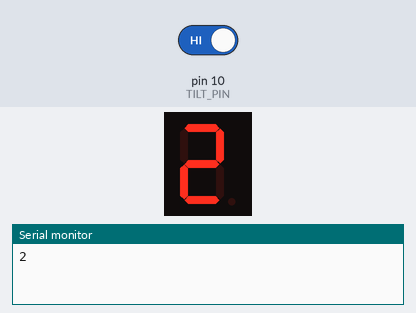
The sketch below on a simulated Arduino Uno, built with avr-gcc and run on an emulated ATmega328P. Parts: 1-digit seven-segment display, the last lines printed to the serial monitor. Wiring (inferred from the names in the program): 1-digit 7-segment display, segments lit when HIGH: segments pin 2, pin 3, pin 4, pin 5, pin 6, pin 7, pin 8. The inputs (shaded band) are chosen by the test bench; at power-on: pin 10 (TILT_PIN) HIGH. Random numbers use the default seed unless the sketch sets one; the segment pins are drawn as the display they are named for.

Above: at 2.3 s.
2.4 s: pin 10 (TILT_PIN) driven LOW
4.8 s: pin 10 (TILT_PIN) driven HIGH
At 7.58 s:
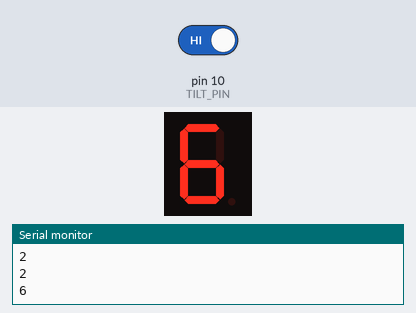
At 9.4 s:
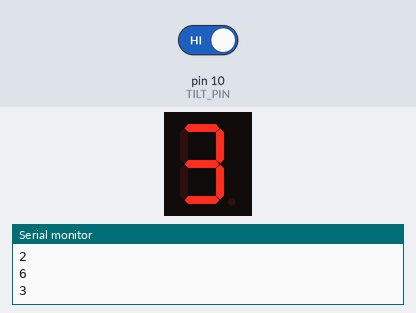

The sketch:

7seg_dice.ino
```cpp
#define A 2
#define B 3
#define C 4
#define D 5
#define E 6
#define F 7
#define G 8
#define TILT_PIN 10

int segments[] = {A, B, C, D, E, F, G};
int digits[6][7] = {
  {0,1,1,0,0,0,0}, // 1
  {1,1,0,1,1,0,1}, // 2
  {1,1,1,1,0,0,1}, // 3
  {0,1,1,0,0,1,1}, // 4
  {1,0,1,1,0,1,1}, // 5
  {1,0,1,1,1,1,1}, // 6
};
int dice_result;

void print_digit(int d) {
  for(int i = 0; i < 7; i++) {
    digitalWrite(segments[i], digits[d - 1][i]);
  }
}

void clear_display() {
  for(int i = 0; i < 7; i++) {
    digitalWrite(segments[i], LOW);
  }
}

void animate_dice() {
  for(int i = 0; i < 3; i++) {
    for(int j = 1; j < 7; j++) {
      clear_display();
      print_digit(j);
      delay(50);
    }

    clear_display();
  }
}

void animate_idle() {
  for(int i = 0; i < 7; i++) {
    digitalWrite(segments[i], HIGH);
    delay(50);
    digitalWrite(segments[i], LOW);
  }
}

void blink_digit(int d) {
  for(int i = 0; i < 4; i++) {
    print_digit(d);
    delay(100);
    clear_display();
    delay(100);
  }

  clear_display();
}

void setup() {
  pinMode(A, OUTPUT);
  pinMode(B, OUTPUT);
  pinMode(C, OUTPUT);
  pinMode(D, OUTPUT);
  pinMode(E, OUTPUT);
  pinMode(F, OUTPUT);
  pinMode(G, OUTPUT);
  pinMode(TILT_PIN, INPUT_PULLUP);

  Serial.begin(9600);

  animate_idle();
  blink_digit(6);
}


void loop() {
  if(digitalRead(TILT_PIN) == HIGH) {
    clear_display();
    animate_dice();

    dice_result = random(1, 7);
    Serial.println(dice_result);

    blink_digit(dice_result);
    print_digit(dice_result);
  }

  delay(100);
}
```

Measured:
- after the input at 4.8 s, the display: first changes after 0.05 s (image 1 shows a later state)
